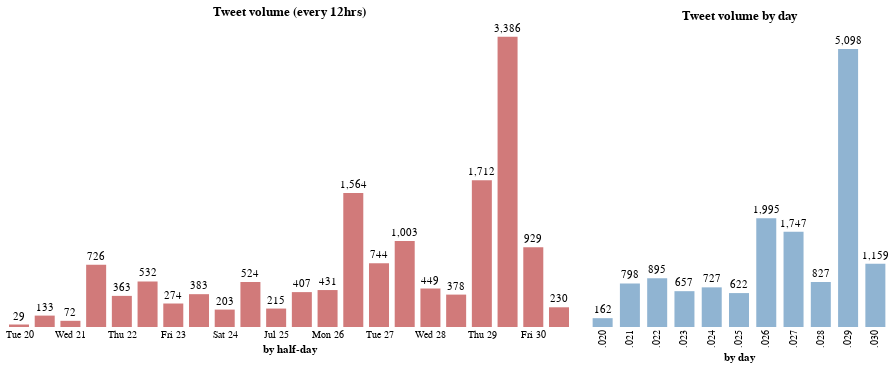

Write notebook code for a chart like this one.
### Code cell
import altair as alt
alt.data_transformers.disable_max_rows()

steelblue = 'rgb(70,130,180)'

tweet_by_hours_bar = alt.Chart(all_tweets_time, title='Tweet volume (every 12hrs)').mark_bar(
    opacity=0.6, color='firebrick', size=20).encode(
    x=alt.X('time_bins_12h:T', axis=alt.Axis(title='by half-day', ticks=False)),
    y=alt.Y('count:Q', axis=None),  
)

tweet_by_hours_text = alt.Chart(all_tweets_time).mark_text(
    align='center',
    baseline='middle',
    color='black',
    dy=-8 
).encode(
    x=alt.X('time_bins_12h:T', axis=alt.Axis(ticks=False)),
    y=alt.Y('count:Q', axis=None),
    text=alt.Text('count:Q', format=',')
)

tweet_by_days_bar = alt.Chart(all_tweets_day, title='Tweet volume by day').mark_bar(opacity=0.6, color='steelblue', size=20).encode(
    x=alt.X('day_bins:O', axis=alt.Axis(title='by day', ticks=False)),
    y=alt.Y('count:Q', axis=None),  
)

tweet_by_days_text = alt.Chart(all_tweets_day).mark_text(
    align='center',
    baseline='middle',
    color='black',
    dy=-8 
).encode(
    x=alt.X('day_bins:T', axis=alt.Axis(ticks=False)),
    y=alt.Y('count:Q', axis=alt.Axis(title='count', ticks=False)),  
    text=alt.Text('count:Q', format=',')
)

tweet_by_hours = (tweet_by_hours_bar + tweet_by_hours_text).properties(
    width=550,
    height=300)

tweet_by_days = (tweet_by_days_bar + tweet_by_days_text).properties(
    width=300,
    height=300)

(tweet_by_hours | tweet_by_days).configure_axis(
    grid=False,
    domain=False
).configure_view(
    strokeWidth=0)

### Figure 1 — Vega-Lite specification as saved in the notebook (floating-point values rounded to 4 significant figures)
{"config": {"view": {"continuousWidth": 400, "continuousHeight": 300, "strokeWidth": 0}, "axis": {"domain": false, "grid": false}}, "hconcat": [{"layer": [{"mark": {"type": "bar", "color": "firebrick", "opacity": 0.6, "size": 20}, "encoding": {"x": {"type": "temporal", "axis": {"ticks": false, "title": "by half-day"}, "field": "time_bins_12h"}, "y": {"type": "quantitative", "axis": null, "field": "count"}}, "title": "Tweet volume (every 12hrs)"}, {"mark": {"type": "text", "align": "center", "baseline": "middle", "color": "black", "dy": -8}, "encoding": {"text": {"type": "quantitative", "field": "count", "format": ","}, "x": {"type": "temporal", "axis": {"ticks": false}, "field": "time_bins_12h"}, "y": {"type": "quantitative", "axis": null, "field": "count"}}}], "data": {"name": "data-9f3bfd749ed1a94c4d6d69101130218e"}, "height": 300, "width": 550}, {"layer": [{"mark": {"type": "bar", "color": "steelblue", "opacity": 0.6, "size": 20}, "encoding": {"x": {"type": "ordinal", "axis": {"ticks": false, "title": "by day"}, "field": "day_bins"}, "y": {"type": "quantitative", "axis": null, "field": "count"}}, "title": "Tweet volume by day"}, {"mark": {"type": "text", "align": "center", "baseline": "middle", "color": "black", "dy": -8}, "encoding": {"text": {"type": "quantitative", "field": "count", "format": ","}, "x": {"type": "temporal", "axis": {"ticks": false}, "field": "day_bins"}, "y": {"type": "quantitative", "axis": {"ticks": false, "title": "count"}, "field": "count"}}}], "data": {"name": "data-a33c5554499e003efaf647d7f397c5de"}, "height": 300, "width": 300}], "$schema": "https://vega.github.io/schema/vega-lite/v4.8.1.json", "datasets": {"data-9f3bfd749ed1a94c4d6d69101130218e": [{"time_bins_12h": "2021-07-20T00:00:00", "count": 29}, {"time_bins_12h": "2021-07-20T12:00:00", "count": 133}, {"time_bins_12h": "2021-07-21T00:00:00", "count": 72}, {"time_bins_12h": "2021-07-21T12:00:00", "count": 726}, {"time_bins_12h": "2021-07-22T00:00:00", "count": 363}, {"time_bins_12h": "2021-07-22T12:00:00", "count": 532}, {"time_bins_12h": "2021-07-23T00:00:00", "count": 274}, {"time_bins_12h": "2021-07-23T12:00:00", "count": 383}, {"time_bins_12h": "2021-07-24T00:00:00", "count": 203}, {"time_bins_12h": "2021-07-24T12:00:00", "count": 524}, {"time_bins_12h": "2021-07-25T00:00:00", "count": 215}, {"time_bins_12h": "2021-07-25T12:00:00", "count": 407}, {"time_bins_12h": "2021-07-26T00:00:00", "count": 431}, {"time_bins_12h": "2021-07-26T12:00:00", "count": 1564}, {"time_bins_12h": "2021-07-27T00:00:00", "count": 744}, {"time_bins_12h": "2021-07-27T12:00:00", "count": 1003}, {"time_bins_12h": "2021-07-28T00:00:00", "count": 449}, {"time_bins_12h": "2021-07-28T12:00:00", "count": 378}, {"time_bins_12h": "2021-07-29T00:00:00", "count": 1712}, {"time_bins_12h": "2021-07-29T12:00:00", "count": 3386}, {"time_bins_12h": "2021-07-30T00:00:00", "count": 929}, {"time_bins_12h": "2021-07-30T12:00:00", "count": 230}], "data-a33c5554499e003efaf647d7f397c5de": [{"day_bins": 20, "count": 162}, {"day_bins": 21, "count": 798}, {"day_bins": 22, "count": 895}, {"day_bins": 23, "count": 657}, {"day_bins": 24, "count": 727}, {"day_bins": 25, "count": 622}, {"day_bins": 26, "count": 1995}, {"day_bins": 27, "count": 1747}, {"day_bins": 28, "count": 827}, {"day_bins": 29, "count": 5098}, {"day_bins": 30, "count": 1159}]}}
